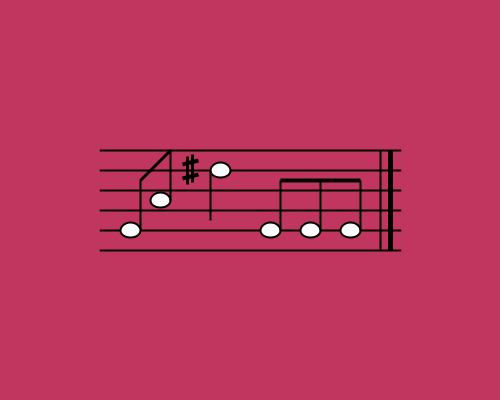
Frame 1 (no input)
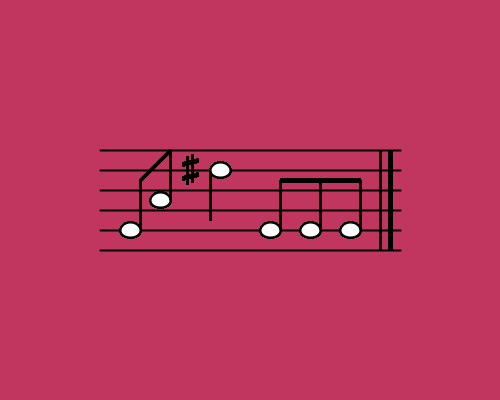
Frame 60 (the mouse pressed at the canvas centre just before this capture)
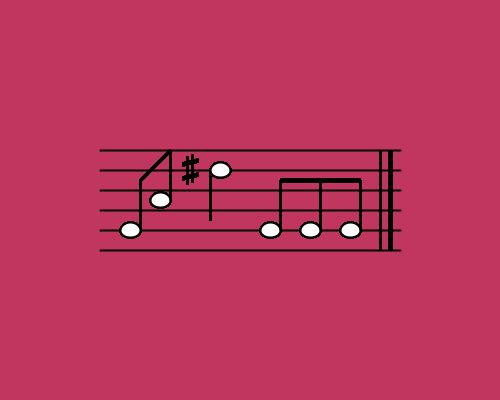
Frame 120 (the mouse held since frame 60 and released just before this capture)

The Processing sketch that drew these frames (run headless with seeded random() and noise(); from frame 60 on, the mouse is pressed at the canvas centre):

// Processing sketch: processing_135782
// ── processing_135782.pde

void setup(){
size(500,400);
background(193,54,94);
smooth();
// horizontal lines
strokeWeight(2);
for(int i=150; i<=250; i=i+20){
  line(100,i,400,i);
}
}
void draw(){
//note 1
//circle 1 mouse
if((mouseX>100) && (mouseX<140)){
  fill(0);
  strokeWeight(2);
  ellipse(130,230,20,15);
}
else{
  fill(255);
}
strokeWeight(2);
line(140,230,140,180);
//circle1
ellipse(130,230,20,15);
//circle 2 mouse
if((mouseX>150) && (mouseX<200)){
  fill(0);
  ellipse(160,200,20,15);
}
else{
  fill(255);
}
//circle2
ellipse(160,200,20,15);
line(170,200,170,150);
strokeWeight(3);
strokeCap(SQUARE);
line(140,180,170,150);
//sharp
line(187,156,187,184);
line(192,154,192,182);
strokeWeight(4);
line(182,164,198,160);
line(182,178,198,174);
//note 2
strokeWeight(2);
//circle 3 mouse
if((mouseX>210) && (mouseX<250)){
  fill(0);
  ellipse(220,170,20,15);
}
else{
  fill(255);
}
//circle3
ellipse(220,170,20,15);
line(210,170,210,220);
//triplet
strokeWeight(2);
//circle 4 mouse
if((mouseX>260) && (mouseX<290)){
  fill(0);
  ellipse(270,230,20,15);
}
else{
  fill(255);
}
//circle4
ellipse(270,230,20,15);
//circle 5 mouse
if((mouseX>300) && (mouseX<330)){
  fill(0);
  ellipse(310,230,20,15);
}
else{
  fill(255);
}
//circle5
ellipse(310,230,20,15);
//circle 6 draw
if((mouseX>330) && mouseX<500){
  fill(0);
  ellipse(350,230,20,15);
}
else{
  fill(255);
}
//circle6
ellipse(350,230,20,15);
line(280,230,280,180);
line(320,230,320,180);
line(360,230,360,180);
strokeWeight(4);
line(280,180,360,180);
//vertical lines
strokeWeight(2);
line(380,150,380,250);
strokeWeight(5);
line(390,150,390,250);
}
